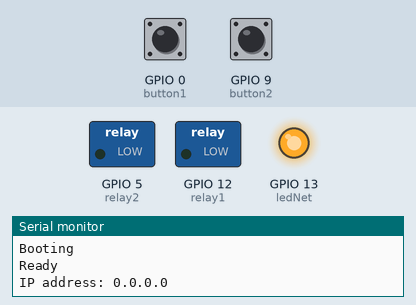
This sketch was run on a simulated ESP8266 (NodeMCU). Shown: switched loads named in the sketch (green lamp = pin HIGH), output pins drawn as LEDs (lit = HIGH), the last lines printed to the serial monitor. Dashed ring = blinking. The inputs (shaded band) are chosen by the test bench; at power-on: GPIO 0 (button1) HIGH, GPIO 9 (button2) HIGH. WiFi joins after 1.5 s; servers stay silent unless stated; uploads are accepted with an empty reply.

Above: at 1.2 s.
1.3 s: GPIO 0 (button1) pulled LOW for 0.15 s
At 2.5 s:
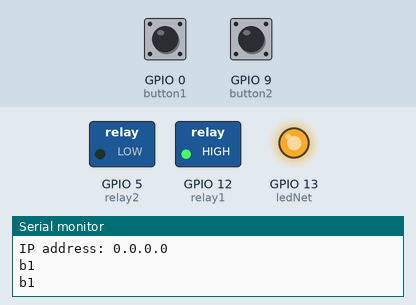
2.9 s: GPIO 9 (button2) pulled LOW for 0.15 s
At 3.9 s:
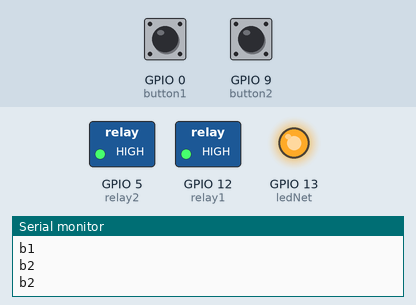
4.5 s: GPIO 0 (button1) pulled LOW for 1 s
At 5.2 s:
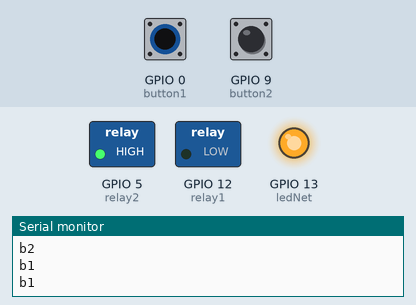
8.5 s: GPIO 9 (button2) pulled LOW for 1 s
At 10.05 s:
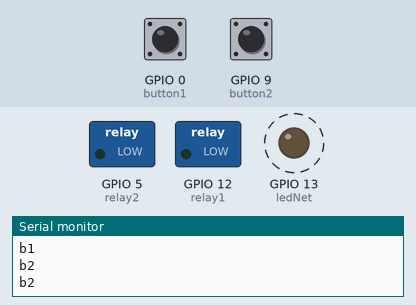
11.8 s: GPIO 9 (button2) pulled LOW for 3.2 s
At 13.1 s:
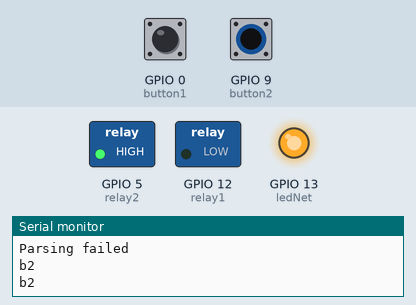
16.5 s: GPIO 0 (button1) pulled LOW for 0.15 s
At 20.05 s:
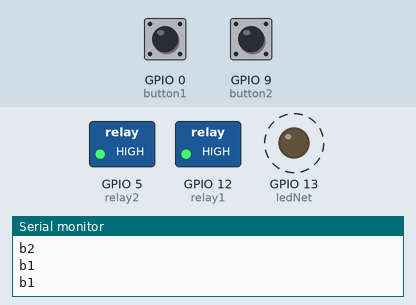
Timing chart, 0 to 20.6 s (numbered marks = the images above; inputs shaded):
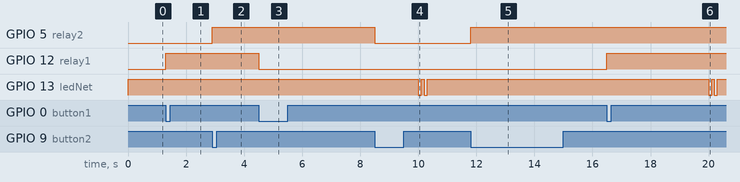

Measured:
- after the input at 1.3 s, GPIO 12 (relay1): LOW → HIGH at once
- after the input at 2.9 s, GPIO 5 (relay2): LOW → HIGH at once
- after the input at 4.5 s, GPIO 12 (relay1): HIGH → LOW at once
- after the input at 8.5 s, GPIO 5 (relay2): HIGH → LOW at once
- after the input at 11.8 s, GPIO 5 (relay2): LOW → HIGH at once
- after the input at 16.5 s, GPIO 12 (relay1): LOW → HIGH at once

The sketch:

lightsSwitch.ino
```cpp
#include <ESP8266WiFi.h>
#include <ESP8266mDNS.h>
#include <WiFiUdp.h>
#include <ESP8266HTTPClient.h>
#include <ArduinoJson.h>
#include <ArduinoOTA.h>


const char* ssid = "TP-LINK-158";
const char* password = "inter158net";
const char* usr = "dev6";
const char* pwd = "dev6dev6";
unsigned long button1Last;
unsigned long button2Last;
unsigned long currentTime;
unsigned long prewTime;
boolean button1Pressed = false;
boolean button2Pressed = false;
int relay1 = 12;
int relay2 = 5;
int button1 = 0;
int button2 = 9;
int ledNet = 13;

void setup() {
  Serial.begin(115200);
  Serial.setDebugOutput(true);
  Serial.println("Booting");


  pinMode(button1, INPUT_PULLUP);
  pinMode(button2, INPUT_PULLUP);
  pinMode(relay1, OUTPUT);
  pinMode(relay2, OUTPUT);
  pinMode(ledNet, OUTPUT);

  WiFi.begin(ssid, password);
  WiFi.mode(WIFI_STA);
  Serial.println("Ready");
  Serial.print("IP address: ");
  Serial.println(WiFi.localIP());

  setDefaultPortValues();

  currentTime = millis();
  prewTime = currentTime;

  attachInterrupt(button1, button1Press, FALLING);
  attachInterrupt(button2, button2Press, FALLING);
  sei();

  ArduinoOTA.setPort(8266);
  String hostName = "esp8266:";
  hostName += usr;
  ArduinoOTA.setHostname(hostName.c_str());
  ArduinoOTA.begin();
}

void setDefaultPortValues() {
//  digitalWrite(relay1, 0);
//  digitalWrite(relay2, 0);
  digitalWrite(ledNet, 1);
}

void button1Press () {
  Serial.println("b1");
  digitalWrite(relay1, digitalRead(relay1) == 1 ? 0 : 1);
  button1Last = millis();
  Serial.println("b1");
}

void button2Press () {
  Serial.println("b2");
  digitalWrite(relay2, digitalRead(relay2) == 1 ? 0 : 1);
  button2Last = millis();
  Serial.println("b2");
}

void loop() {
  ArduinoOTA.handle();
  currentTime = millis();
  if(currentTime < (prewTime + 10000)) {
    return;
  }
  prewTime = currentTime;
  // wait for WiFi connection
  if((WiFi.status() == WL_CONNECTED)) {

    digitalWrite(ledNet, digitalRead(ledNet) == 1 ? 0 : 1);
    delay(100);
    digitalWrite(ledNet, digitalRead(ledNet) == 1 ? 0 : 1);
    delay(100);
    digitalWrite(ledNet, digitalRead(ledNet) == 1 ? 0 : 1);
    delay(100);
    digitalWrite(ledNet, digitalRead(ledNet) == 1 ? 0 : 1);

    HTTPClient http;
    Serial.println("[HTTP] start...");
    String url = "http://iot.lyolek.dp.ua/services/device.php";
    url += "?GPIO12=" + String(digitalRead(relay1));
    url += "&GPIO05=" + String(digitalRead(relay2));
    Serial.println(url);
    http.begin(url);
    http.setAuthorization(usr, pwd);

    int httpCode = http.GET();
    Serial.printf("[HTTP] GET... code: %d\n", httpCode);
    if(httpCode == 200) {
      String resp = http.getString();
      char JSONMessage[resp.length() + 1];
      resp.toCharArray(JSONMessage, resp.length() + 1);
      Serial.println(JSONMessage);
      StaticJsonBuffer<300> JSONBuffer;   //Memory pool
      JsonObject& parsed = JSONBuffer.parseObject(JSONMessage); //Parse message
      if (!parsed.success()) {   //Check for errors in parsing

        Serial.println("Parsing failed");
        setDefaultPortValues();
        return;
      }
      int relay1State = parsed["GPIO12"];
      Serial.printf("relay1State=%d\n", relay1State);
      int relay2State = parsed["GPIO05"];
      Serial.printf("relay2State=%d\n", relay2State);

      if(currentTime - button1Last > 10*60*1000 || button1Last == 0) {
        digitalWrite(relay1, relay1State);
      }
      if(currentTime - button2Last > 10*60*1000 || button2Last == 0) {
        digitalWrite(relay2, relay2State);
      }
      digitalWrite(ledNet, 0);
    } else {
        Serial.printf("[HTTP] GET... failed, error: %s\n", http.errorToString(httpCode).c_str());
        setDefaultPortValues();
    }
    http.end();
  } else {
    setDefaultPortValues();
  }
}
```
